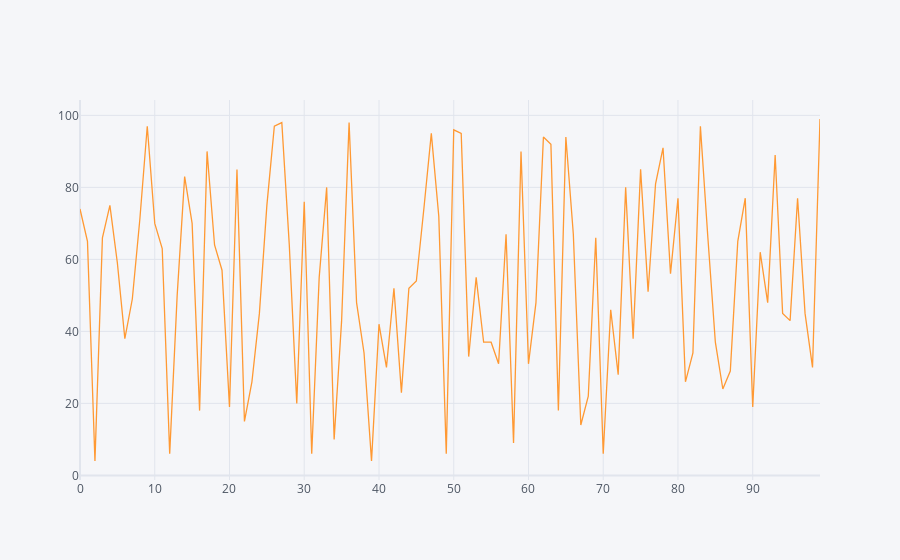

Notebook source saved alongside this figure:
### Code cell
df1.iplot()

### Figure 1 — Plotly figure (JSON) as saved in the notebook; plotly's stock layout.template omitted (floating-point values rounded to 4 significant figures)
{"data": [{"line": {"color": "rgba(255, 153, 51, 1.0)", "dash": "solid", "shape": "linear", "width": 1.3}, "mode": "lines", "name": "0", "text": "", "type": "scatter", "x": [0, 1, 2, 3, 4, 5, 6, 7, 8, 9, 10, 11, 12, 13, 14, 15, 16, 17, 18, 19, 20, 21, 22, 23, 24, 25, 26, 27, 28, 29, 30, 31, 32, 33, 34, 35, 36, 37, 38, 39, 40, 41, 42, 43, 44, 45, 46, 47, 48, 49, 50, 51, 52, 53, 54, 55, 56, 57, 58, 59, 60, 61, 62, 63, 64, 65, 66, 67, 68, 69, 70, 71, 72, 73, 74, 75, 76, 77, 78, 79, 80, 81, 82, 83, 84, 85, 86, 87, 88, 89, 90, 91, 92, 93, 94, 95, 96, 97, 98, 99], "y": [74, 65, 4, 66, 75, 59, 38, 49, 71, 97, 70, 63, 6, 50, 83, 70, 18, 90, 64, 57, 19, 85, 15, 26, 45, 75, 97, 98, 64, 20, 76, 6, 55, 80, 10, 43, 98, 48, 34, 4, 42, 30, 52, 23, 52, 54, 74, 95, 72, 6, 96, 95, 33, 55, 37, 37, 31, 67, 9, 90, 31, 48, 94, 92, 18, 94, 67, 14, 22, 66, 6, 46, 28, 80, 38, 85, 51, 81, 91, 56, 77, 26, 34, 97, 66, 37, 24, 29, 65, 77, 19, 62, 48, 89, 45, 43, 77, 45, 30, 99]}], "layout": {"legend": {"bgcolor": "#F5F6F9", "font": {"color": "#4D5663"}}, "paper_bgcolor": "#F5F6F9", "plot_bgcolor": "#F5F6F9", "title": {"font": {"color": "#4D5663"}}, "xaxis": {"gridcolor": "#E1E5ED", "showgrid": true, "tickfont": {"color": "#4D5663"}, "title": {"font": {"color": "#4D5663"}, "text": ""}, "zerolinecolor": "#E1E5ED"}, "yaxis": {"gridcolor": "#E1E5ED", "showgrid": true, "tickfont": {"color": "#4D5663"}, "title": {"font": {"color": "#4D5663"}, "text": ""}, "zerolinecolor": "#E1E5ED"}}}
